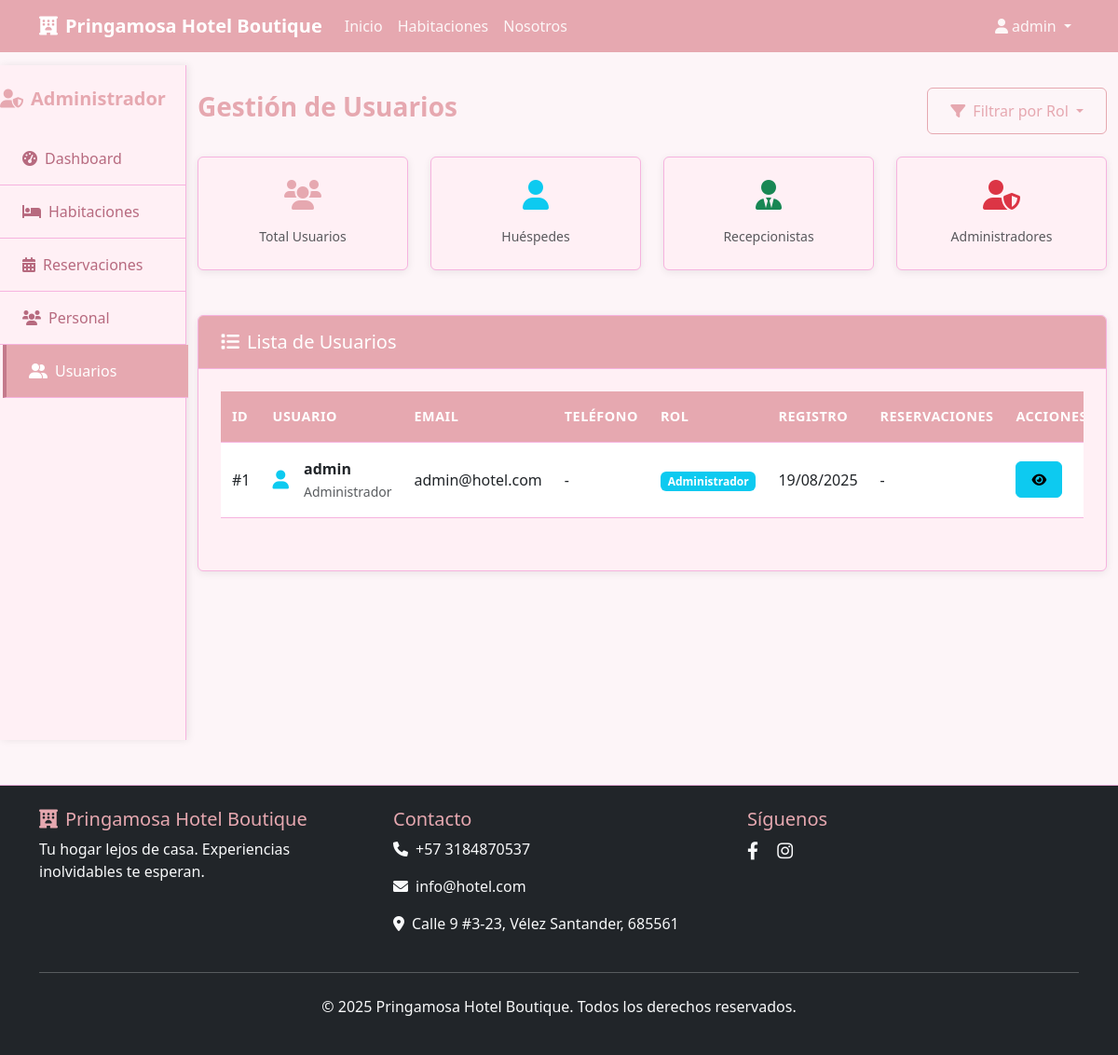
Before: /admin/users (signed in) with the older database file.
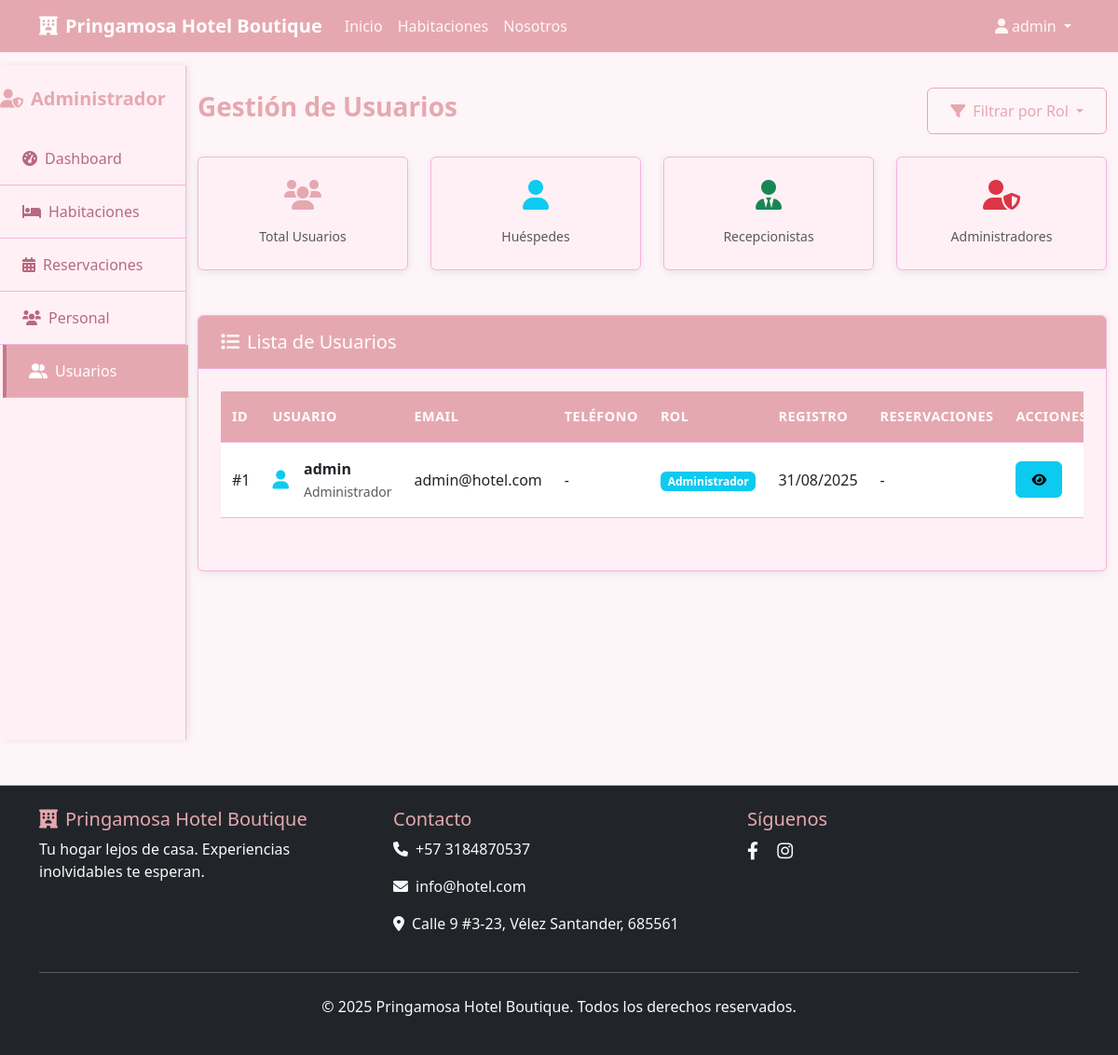
After: the same page with the newer database file.
### app/models/user.py (models this page shows, shortened)
class User(UserMixin, db.Model):
    id = db.Column(db.Integer, primary_key=True)
    username = db.Column(db.String(80), unique=True, nullable=False)
    email = db.Column(db.String(120), unique=True, nullable=False)
    password_hash = db.Column(db.String(255), nullable=False)
    role = db.Column(db.String(20), nullable=False, default='huesped')  # huesped, recepcionista, administrador
    first_name = db.Column(db.String(50))
    last_name = db.Column(db.String(50))
    phone = db.Column(db.String(20))
    created_at = db.Column(db.DateTime, default=datetime.utcnow)
    is_active = db.Column(db.Boolean, default=True)
    reservations = db.relationship('Reservation', foreign_keys='Reservation.guest_id', backref='guest', lazy=True)
    confirmed_reservations = db.relationship('Reservation', foreign_keys='Reservation.confirmed_by_id', backref='confirmed_by_staff', lazy=True)
    def is_admin(self):
        return self.role == 'administrador'
    def is_guest(self):
        return self.role == 'huesped'
    def get_full_name(self):
        if self.first_name and self.last_name:
            return f"{self.first_name} {self.last_name}"
        return self.username
    def get_role_display(self):
        roles = {
            'huesped': 'Huésped',
            'recepcionista': 'Recepcionista',
            'administrador': 'Administrador'
        }
        return roles.get(self.role, self.role.title())

### app/routes/admin.py (the view)
@admin_bp.route('/users')
@login_required
@admin_required
def users():
    users = User.query.all()
    return render_template('admin/users.html', users=users)

### app/routes/admin.py (called while the page is built)
def admin_required(f):
    @wraps(f)
    def decorated_function(*args, **kwargs):
        if not current_user.is_authenticated or not current_user.is_admin():
            flash('Acceso denegado. Se requieren permisos de administrador.', 'danger')
            return redirect(url_for('main.index'))
        return f(*args, **kwargs)
    return decorated_function

### app/templates/admin/users.html (shortened to what this page needs)
{% extends "base.html" %}
{% block content %}
<div class="container-fluid">
    <div class="row">
        <div class="col-md-3 col-lg-2 sidebar">
            <div class="py-4">
                <h5 class="text-primary fw-bold mb-4">
                    <i class="fas fa-user-shield me-2"></i>Administrador
                </h5>
                <nav class="nav flex-column">
                    <a class="nav-link" href="{{ url_for('admin.dashboard') }}">
                        <i class="fas fa-tachometer-alt me-2"></i>Dashboard
                    </a>
                    <a class="nav-link" href="{{ url_for('admin.rooms') }}">
                        <i class="fas fa-bed me-2"></i>Habitaciones
                    </a>
                    <a class="nav-link" href="{{ url_for('admin.reservations') }}">
                        <i class="fas fa-calendar-alt me-2"></i>Reservaciones
                    </a>
                    <a class="nav-link" href="{{ url_for('admin.staff') }}">
                        <i class="fas fa-users me-2"></i>Personal
                    </a>
                    <a class="nav-link active" href="{{ url_for('admin.users') }}">
                        <i class="fas fa-user-friends me-2"></i>Usuarios
                    </a>
                </nav>
            </div>
        </div>
        <div class="col-md-9 col-lg-10">
            <div class="py-4">
                <div class="d-flex justify-content-between align-items-center mb-4">
                    <h1 class="h3 text-primary fw-bold">Gestión de Usuarios</h1>
                    <div class="btn-group">
                        <button class="btn btn-outline-primary dropdown-toggle" type="button" data-bs-toggle="dropdown">
                            <i class="fas fa-filter me-2"></i>Filtrar por Rol
                        </button>
                    </div>
                </div>
                <div class="row g-4 mb-4">
                    <div class="col-md-3">
                        <div class="card text-center">
                            <div class="card-body">
                                <i class="fas fa-users fa-2x text-primary mb-2"></i>
                                <small class="text-muted">Total Usuarios</small>
                            </div>
                        </div>
                    </div>
                    <div class="col-md-3">
                        <div class="card text-center">
                            <div class="card-body">
                                <i class="fas fa-user fa-2x text-info mb-2"></i>
                                <small class="text-muted">Huéspedes</small>
                            </div>
                        </div>
                    </div>
                    <div class="col-md-3">
                        <div class="card text-center">
                            <div class="card-body">
                                <i class="fas fa-user-tie fa-2x text-success mb-2"></i>
                                <small class="text-muted">Recepcionistas</small>
                            </div>
                        </div>
                    </div>
                    <div class="col-md-3">
                        <div class="card text-center">
                            <div class="card-body">
                                <i class="fas fa-user-shield fa-2x text-danger mb-2"></i>
                                <small class="text-muted">Administradores</small>
                            </div>
                        </div>
                    </div>
                </div>
                <div class="card">
                    <div class="card-header bg-primary text-white">
                        <h5 class="mb-0"><i class="fas fa-list me-2"></i>Lista de Usuarios</h5>
                    </div>
                    <div class="card-body">
                        {% if users %}
                        <div class="table-responsive">
                            <table class="table table-hover">
                                <thead>
                                    <tr>
                                        <th>ID</th>
                                        <th>Usuario</th>
                                        <th>Email</th>
                                        <th>Teléfono</th>
                                        <th>Rol</th>
                                        <th>Registro</th>
                                        <th>Reservaciones</th>
                                        <th>Acciones</th>
                                    </tr>
                                </thead>
                                <tbody>
                                    {% for user in users %}
                                    <tr>
                                        <td>#{{ user.id }}</td>
                                        <td>
                                            <div class="d-flex align-items-center">
                                                <div class="me-3">
                                                    {% if user.role == 'admin' %}
                                                        <i class="fas fa-user-shield fa-lg text-danger"></i>
                                                    {% elif user.role == 'receptionist' %}
                                                        <i class="fas fa-user-tie fa-lg text-primary"></i>
                                                    {% else %}
                                                        <i class="fas fa-user fa-lg text-info"></i>
                                                    {% endif %}
                                                </div>
                                                <div>
                                                    <div class="fw-bold">{{ user.get_full_name() }}</div>
                                                    <small class="text-muted">{{ user.get_role_display() }}</small>
                                                </div>
                                            </div>
                                        </td>
                                        <td>{{ user.email }}</td>
                                        <td>{{ user.phone or '-' }}</td>
                                        <td>
                                            <span class="badge bg-{{ 'danger' if user.role == 'admin' else 'primary' if user.role == 'receptionist' else 'info' }}">
                                                {{ user.get_role_display() }}
                                            </span>
                                        </td>
                                        <td>{{ user.created_at.strftime('%d/%m/%Y') if user.created_at else '-' }}</td>
                                        <td>
                                            {% if user.role == 'guest' %}
                                                <span class="badge bg-secondary">{{ user.reservations|length }}</span>
                                            {% else %}
                                                -
                                            {% endif %}
                                        </td>
                                        <td>
                                            <div class="btn-group btn-group-sm">
                                                <a href="{{ url_for('admin.view_user', id=user.id) }}"
                                                   class="btn btn-info btn-sm" title="Ver">
                                                    <i class="fas fa-eye"></i>
                                                </a>
                                            </div>
                                        </td>
                                    </tr>
                                    {% endfor %}
                                </tbody>
                            </table>
                        </div>
                        {% else %}
                        <div class="text-center py-5">
                            <i class="fas fa-users fa-3x text-muted mb-3"></i>
                            <h5 class="text-muted">No hay usuarios</h5>
                            <p class="text-muted">Los usuarios aparecerán aquí cuando se registren.</p>
                        </div>
                        {% endif %}
                    </div>
                </div>
            </div>
        </div>
    </div>
</div>
{% endblock %}

### app/templates/base.html (shortened to what this page needs)
<!DOCTYPE html>
<html lang="es" data-theme="light">
<head>
    <link href="https://cdn.jsdelivr.net/npm/bootstrap@5.3.0/dist/css/bootstrap.min.css" rel="stylesheet">
    <link href="https://cdnjs.cloudflare.com/ajax/libs/font-awesome/6.0.0/css/all.min.css" rel="stylesheet">
    <link href="{{ url_for('static', filename='css/style.css') }}" rel="stylesheet">
</head>
<body>
    <nav class="navbar navbar-expand-lg navbar-dark bg-primary fixed-top">
        <div class="container">
            <a class="navbar-brand fw-bold" href="{{ url_for('main.index') }}">
                <i class="fas fa-hotel me-2"></i>Pringamosa Hotel Boutique
            </a>
            <div class="collapse navbar-collapse" id="navbarNav">
                <ul class="navbar-nav me-auto">
                    <li class="nav-item"><a class="nav-link" href="{{ url_for('main.index') }}">Inicio</a></li>
                    <li class="nav-item"><a class="nav-link" href="{{ url_for('main.rooms') }}">Habitaciones</a></li>
                    <li class="nav-item"><a class="nav-link" href="{{ url_for('main.about') }}">Nosotros</a></li>
                </ul>
                <ul class="navbar-nav">
                    {% if current_user.is_authenticated %}
                        <li class="nav-item dropdown">
                            <a class="nav-link dropdown-toggle" href="#" role="button" data-bs-toggle="dropdown">
                                <i class="fas fa-user me-1"></i>{{ current_user.get_full_name() }}
                            </a>
                        </li>
                    {% else %}
                        <li class="nav-item"><a class="nav-link" href="{{ url_for('auth.login') }}">Iniciar Sesión</a></li>
                        <li class="nav-item"><a class="nav-link" href="{{ url_for('auth.register') }}">Registrarse</a></li>
                    {% endif %}
                </ul>
            </div>
        </div>
    </nav>
    <main class="{% if request.endpoint and 'dashboard' in request.endpoint %}container-fluid px-0{% else %}container-fluid px-0{% endif %}">
        {% block content %}{% endblock %}
    </main>
    <footer class="bg-dark text-light py-4 mt-5">
        <div class="container">
            <div class="row">
                <div class="col-md-4">
                    <h5><i class="fas fa-hotel me-2"></i>Pringamosa Hotel Boutique</h5>
                    <p>Tu hogar lejos de casa. Experiencias inolvidables te esperan.</p>
                </div>
                <div class="col-md-4">
                    <h5>Contacto</h5>
                    <p><i class="fas fa-phone me-2"></i>+57 3184870537</p>
                    <p><i class="fas fa-envelope me-2"></i>info@hotel.com</p>
                    <p><i class="fas fa-map-marker-alt me-2"></i>Calle 9 #3-23, Vélez Santander, 685561</p>
                </div>
                <div class="col-md-4">
                    <h5>Síguenos</h5>
                    <div class="social-links">
                        <a href="https://www.facebook.com/share/1AyVtpTx3i/" class="text-light me-3"><i class="fab fa-facebook-f"></i></a>
                        <a href="https://www.instagram.com/pringamosahotelboutique?igsh=MTJhc3lpd3J5anZs" class="text-light me-3"><i class="fab fa-instagram"></i></a>
                    </div>
                </div>
            </div>
            <hr class="my-4">
            <div class="text-center">
                <p>&copy; 2025 Pringamosa Hotel Boutique. Todos los derechos reservados.</p>
            </div>
        </div>
    </footer>
</body>
</html>

### app/static/css/style.css (style rules this page uses)
:root { --primary-color: #E6A8B0; --secondary-color: #B76A7F; --accent-color: #C47A8C; --background-color: #FDF5F8; --surface-color: #FFF0F5; --text-primary: #B76A7F; --text-secondary: #8C5E7A; --border-color: #f6b3df; --shadow: rgba(0, 0, 0, 0.08); --hover-shadow: rgba(0, 0, 0, 0.16); }
body { background-color: var(--background-color); color: var(--text-primary); transition: all 0.3s ease; padding-top: 70px; font-family: "Segoe UI", Tahoma, Geneva, Verdana, sans-serif; }
.bg-primary { background-color: var(--primary-color) !important; }
.btn-outline-primary { color: var(--primary-color); border-color: var(--primary-color); font-weight: 500; }
.text-primary { color: var(--primary-color) !important; }
.card { background-color: var(--surface-color); border: 1px solid var(--border-color); box-shadow: 0 2px 8px var(--shadow); transition: all 0.3s ease; margin-bottom: 1.5rem; }
.card-header { background-color: var(--primary-color); color: white; border-bottom: 1px solid var(--border-color); padding: 1rem 1.5rem; font-weight: 600; }
.card-body { padding: 1.5rem; }
.table { background-color: var(--surface-color); color: var(--text-primary); border-color: var(--border-color); margin-bottom: 2rem; }
.table th { border-color: var(--border-color); background-color: var(--primary-color); color: white; font-weight: 600; padding: 1rem 0.75rem; font-size: 0.9rem; text-transform: uppercase; letter-spacing: 0.5px; }
.table td { border-color: var(--border-color); padding: 1rem 0.75rem; vertical-align: middle; }
.navbar-dark .navbar-nav .nav-link { color: rgba(255, 255, 255, 0.9); font-weight: 500; transition: color 0.3s ease; }
.sidebar { background-color: var(--surface-color); border-right: 1px solid var(--border-color); min-height: calc(100vh - 76px); box-shadow: 2px 0 8px var(--shadow); padding: 0; }
.sidebar .nav-link { color: var(--text-primary); padding: 1rem 1.5rem; border-radius: 0; transition: all 0.3s ease; font-weight: 500; border-bottom: 1px solid var(--border-color); }
.sidebar .nav-link:hover, .sidebar .nav-link.active { background-color: var(--primary-color); color: white; transform: translateX(3px); border-left: 4px solid var(--accent-color); }
.social-links a { font-size: 1.2rem; transition: all 0.3s ease; }
footer { background-color: var(--surface-color) !important; color: var(--text-primary) !important; border-top: 1px solid var(--border-color); }
footer h5 { color: var(--primary-color); }
.btn { padding: 0.75rem 1.5rem; font-weight: 500; border-radius: 6px; transition: all 0.3s ease; }
.btn-sm { padding: 0.5rem 1rem; font-size: 0.875rem; }

Changed rows visible on the page:
changed User "admin": created_at "19/08/2025" → "31/08/2025"
